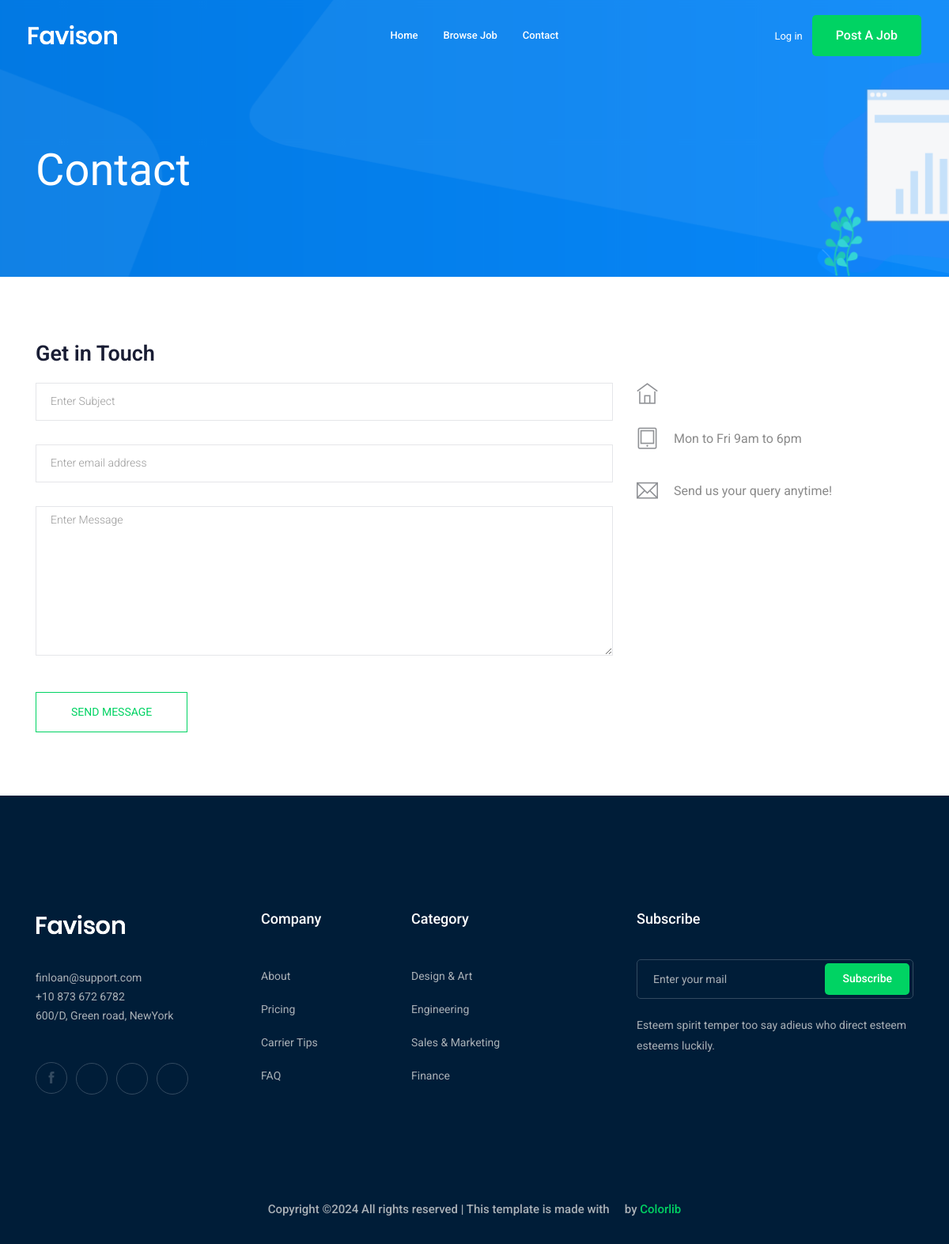
/contact-us/, run on an earlier commit of the app's database.
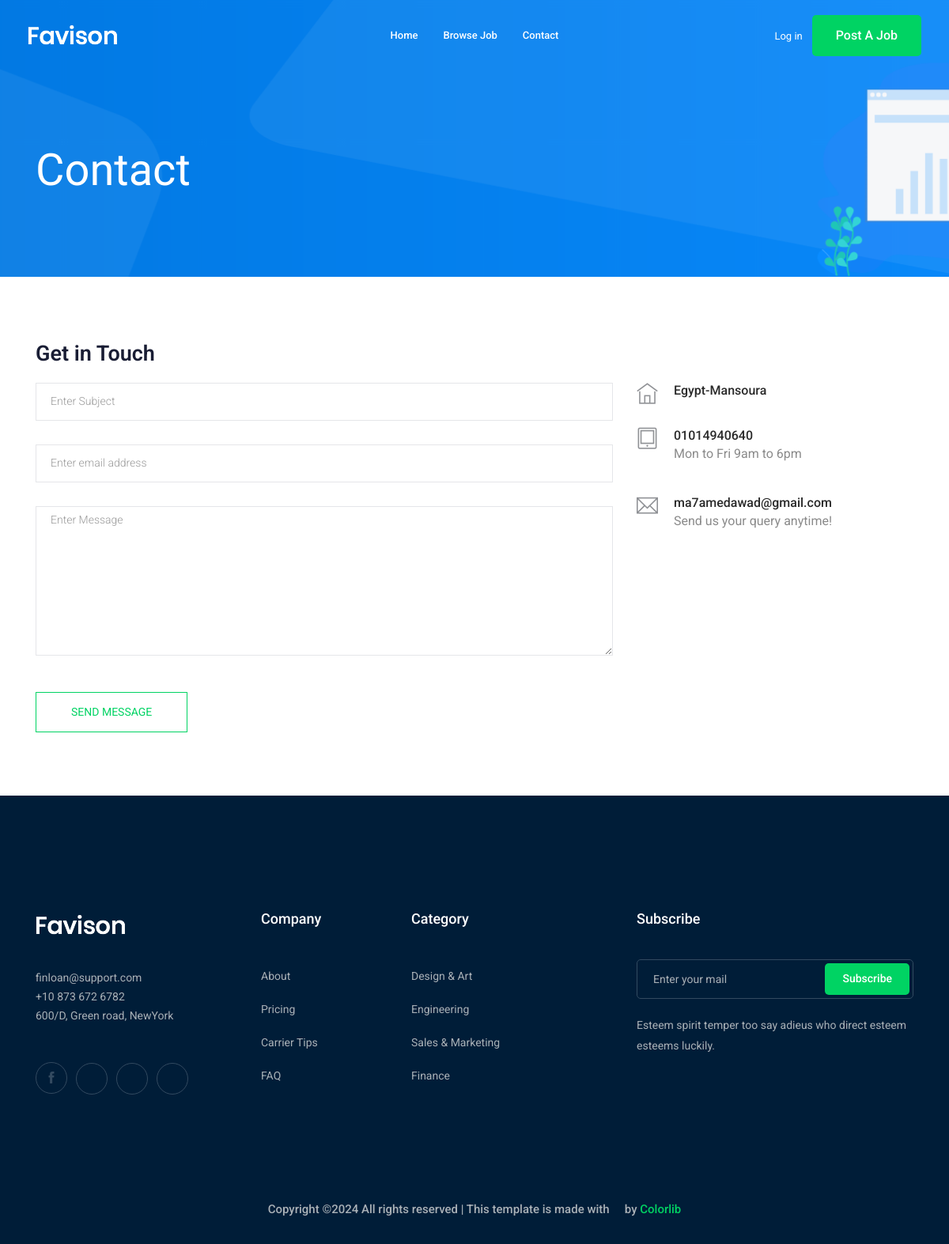
And on a later commit of the database.
### contact/models.py (models this page shows, shortened)
class Info(models.Model):
    place = models.CharField(max_length=50)
    phone_number = models.CharField(max_length=20)
    email = models.EmailField(max_length=254)
    class Meta:
        verbose_name = ("Info")
        verbose_name_plural = ("Infos")

### contact/views.py (the view)
# urls.py: path('',views.send_message,name='contact'),
def send_message(request):
    myinfo = Info.objects.first()
    return render(request,'contact/contact.html',{'myinfo':myinfo})

### contact/templates/contact/contact.html (shortened to what this page needs)
{% extends 'base.html' %}
{% block body %}
    <div class="bradcam_area bradcam_bg_1">
        <div class="container">
            <div class="row">
                <div class="col-xl-12">
                    <div class="bradcam_text">
                        <h3>contact</h3>
                    </div>
                </div>
            </div>
        </div>
    </div>
  <section class="contact-section section_padding">
    <div class="container">
      <div class="row">
        <div class="col-12">
          <h2 class="contact-title">Get in Touch</h2>
        </div>
        <div class="col-lg-8">
          <form class="form-contact contact_form" method="post" >
            <div class="row">
              <div class="col-12">
                <div class="form-group">
                  <input class="form-control" name="subject" id="subject" type="text" onfocus="this.placeholder = ''" onblur="this.placeholder = 'Enter Subject'" placeholder = 'Enter Subject'>
                </div>
              </div>
              <div class="col-sm-12">
                <div class="form-group">
                  <input class="form-control" name="email" id="email" type="email" onfocus="this.placeholder = ''" onblur="this.placeholder = 'Enter email address'" placeholder = 'Enter email address'>
                </div>
              </div>
              <div class="col-12">
                <div class="form-group">
                    <textarea class="form-control w-100" name="message" id="message" cols="30" rows="9"  placeholder = 'Enter Message'></textarea>
                </div>
              </div>
            </div>
            <div class="form-group mt-3">
              <input type="submit" class="button button-contactForm btn_4 boxed-btn" value="send message">
            </div>
          </form>
        </div>
        <div class="col-lg-4">
          <div class="media contact-info">
            <span class="contact-info__icon"><i class="ti-home"></i></span>
            <div class="media-body">
              <h3>{{myinfo.place}}</h3>
            </div>
          </div>
          <div class="media contact-info">
            <span class="contact-info__icon"><i class="ti-tablet"></i></span>
            <div class="media-body">
              <h3>{{myinfo.phone_number}}</h3>
              <p>Mon to Fri 9am to 6pm</p>
            </div>
          </div>
          <div class="media contact-info">
            <span class="contact-info__icon"><i class="ti-email"></i></span>
            <div class="media-body">
              <h3>{{myinfo.email}}</h3>
              <p>Send us your query anytime!</p>
            </div>
          </div>
        </div>
      </div>
    </div>
  </section>
  {% endblock body %}

### templates/base.html (shortened to what this page needs)
{% load static %}
<!doctype html>
<html class="no-js" lang="zxx">
<head>
    <link rel="stylesheet" href="{% static 'css/bootstrap.min.css' %}">
    <link rel="stylesheet" href="{% static 'css/owl.carousel.min.css' %}">
    <link rel="stylesheet" href="{% static 'css/magnific-popup.css' %}">
    <link rel="stylesheet" href="{% static 'css/font-awesome.min.css' %}">
    <link rel="stylesheet" href="{% static 'css/themify-icons.css' %}">
    <link rel="stylesheet" href="{% static 'css/nice-select.css' %}">
    <link rel="stylesheet" href="{% static 'css/flaticon.css' %}">
    <link rel="stylesheet" href="{% static 'css/jquery-ui.css' %}">
    <link rel="stylesheet" href="{% static 'css/gijgo.css' %}">
    <link rel="stylesheet" href="{% static 'css/animate.min.css' %}">
    <link rel="stylesheet" href="{% static 'css/slicknav.css' %}">
    <link rel="stylesheet" href="{% static 'css/style.css' %}">
</head>
<body>
    <header>
        <div class="header-area ">
            <div id="sticky-header" class="main-header-area">
                <div class="container-fluid ">
                    <div class="header_bottom_border">
                        <div class="row align-items-center">
                            <div class="col-xl-3 col-lg-2">
                                <div class="logo">
                                    <a href="index.html">
                                        <img src="img/logo.png" alt="">
                                    </a>
                                </div>
                            </div>
                            <div class="col-xl-6 col-lg-7">
                                <div class="main-menu  d-none d-lg-block">
                                    <nav>
                                        <ul id="navigation">
                                            <li><a href="/">home</a></li>
                                            <li><a href="{% url 'jobs:job_list' %}">Browse Job</a></li>
                                            <li><a href="{% url 'contact:contact' %}">Contact</a></li>
                                        </ul>
                                    </nav>
                                </div>
                            </div>
                            <div class="col-xl-3 col-lg-3 d-none d-lg-block">
                                <div class="Appointment">
                                    {% if request.user.is_authenticated %}
                                    <div class="phone_num d-none d-xl-block">
                                        <a href="{% url 'accounts:profile' %}">Profile</a>
                                    </div>
                                    {% else %}
                                    <div class="phone_num d-none d-xl-block">
                                        <a href="{% url 'login' %}">Log in</a>
                                    </div>
                                    {% endif %}
                                    <div class="d-none d-lg-block">
                                        <a class="boxed-btn3" href="{% url 'jobs:add_job' %}">Post a Job</a>
                                    </div>
                                </div>
                            </div>
                            <div class="col-12">
                            </div>
                        </div>
                    </div>
                </div>
            </div>
        </div>
    </header>
    {% block body %}
    {% endblock body %}
    <footer class="footer">
        <div class="footer_top">
            <div class="container">
                <div class="row">
                    <div class="col-xl-3 col-md-6 col-lg-3">
                        <div class="footer_widget wow fadeInUp" data-wow-duration="1s" data-wow-delay=".3s">
                            <div class="footer_logo">
                                <a href="#">
                                    <img src="img/logo.png" alt="">
                                </a>
                            </div>
                            <p>
                                finloan@support.com <br>
                                +10 873 672 6782 <br>
                                600/D, Green road, NewYork
                            </p>
                            <div class="socail_links">
                                <ul>
                                    <li>
                                        <a href="#">
                                            <i class="ti-facebook"></i>
                                        </a>
                                    </li>
                                    <li>
                                        <a href="#">
                                            <i class="fa fa-google-plus"></i>
                                        </a>
                                    </li>
                                    <li>
                                        <a href="#">
                                            <i class="fa fa-twitter"></i>
                                        </a>
                                    </li>
                                    <li>
                                        <a href="#">
                                            <i class="fa fa-instagram"></i>
                                        </a>
                                    </li>
                                </ul>
                            </div>
                        </div>
                    </div>
                    <div class="col-xl-2 col-md-6 col-lg-2">
                        <div class="footer_widget wow fadeInUp" data-wow-duration="1.1s" data-wow-delay=".4s">
                            <h3 class="footer_title">
                                Company
                            </h3>
                            <ul>
                                <li><a href="#">About </a></li>
                                <li><a href="#"> Pricing</a></li>
                                <li><a href="#">Carrier Tips</a></li>
                                <li><a href="#">FAQ</a></li>
                            </ul>
                        </div>
                    </div>
                    <div class="col-xl-3 col-md-6 col-lg-3">
                        <div class="footer_widget wow fadeInUp" data-wow-duration="1.2s" data-wow-delay=".5s">
                            <h3 class="footer_title">
                                Category
                            </h3>
                            <ul>
                                <li><a href="#">Design & Art</a></li>
                                <li><a href="#">Engineering</a></li>
                                <li><a href="#">Sales & Marketing</a></li>
                                <li><a href="#">Finance</a></li>
                            </ul>
                        </div>
                    </div>
                    <div class="col-xl-4 col-md-6 col-lg-4">
                        <div class="footer_widget wow fadeInUp" data-wow-duration="1.3s" data-wow-delay=".6s">
                            <h3 class="footer_title">
                                Subscribe
                            </h3>
                            <form action="#" class="newsletter_form">
                                <input type="text" placeholder="Enter your mail">
                                <button type="submit">Subscribe</button>
                            </form>
                            <p class="newsletter_text">Esteem spirit temper too say adieus who direct esteem esteems
                                luckily.</p>
                        </div>
                    </div>
                </div>
            </div>
        </div>
        <div class="copy-right_text wow fadeInUp" data-wow-duration="1.4s" data-wow-delay=".3s">
            <div class="container">
                <div class="row">
                    <div class="col-xl-12">
                        <p class="copy_right text-center">
        Copyright &copy;<script>document.write(new Date().getFullYear());</script> All rights reserved | This template is made with <i class="fa fa-heart-o" aria-hidden="true"></i> by <a href="https://colorlib.com" target="_blank">Colorlib</a>
                        </p>
                    </div>
                </div>
            </div>
        </div>
    </footer>
</body>
</html>

What changed in the data, as far as the page shows it:
added Info: place "Egypt-Mansoura", phone_number "01014940640", email "ma7amedawad@gmail.com"
